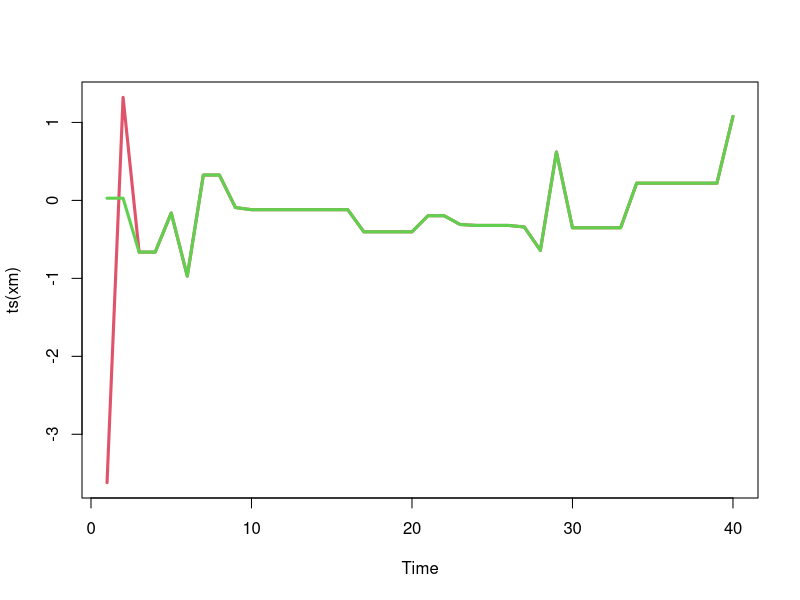
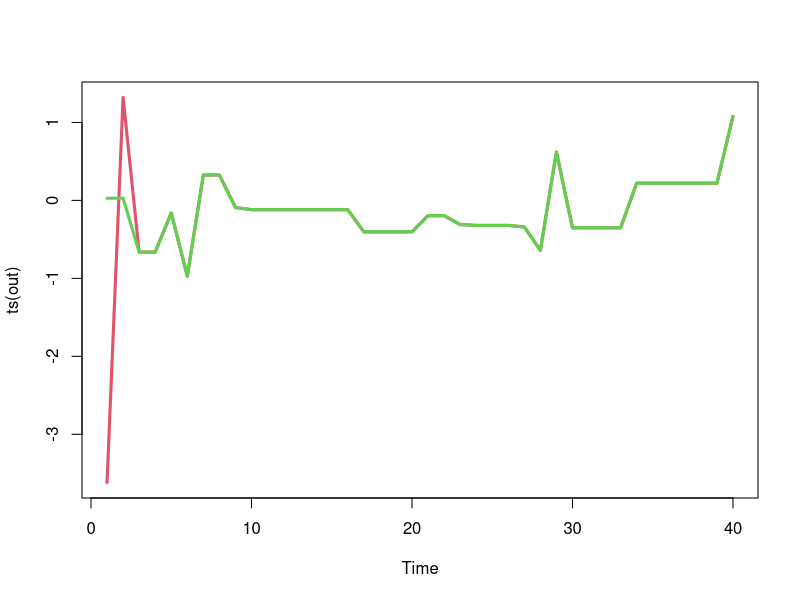
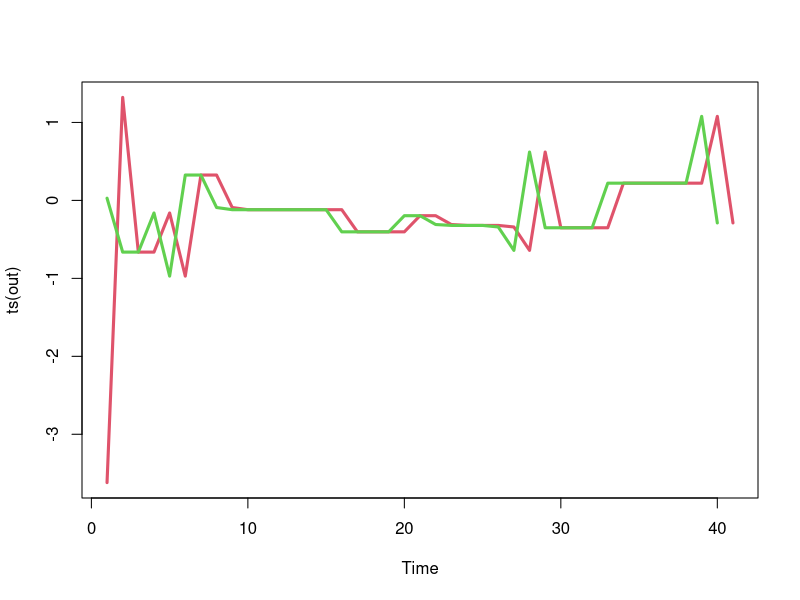

Write R code to recreate these figures, in order.
## ---- chunk 1
set.seed(4)
n = 40
xm = matrix(0, nrow=n, ncol=2)
x = rcauchy(2)
xm[1, ] = x
for (i in 2:n) {
  xs = rcauchy(1)
  u = runif(1)
  a = dnorm(xs, 0, 0.5)*dcauchy(x) / (
        dnorm(x, 0, 0.5)*dcauchy(xs) )
  x[u < a] = xs
  xm[i, ] = x
  }
## ---- chunk 2
plot(ts(xm), plot.type="single", col=c(2,3), lwd=3)
## ---- chunk 3
cmis = function(n, rpi0, dpi, rq, dq) {
    xm = matrix(0, nrow=n, ncol=2)
    x = c(rpi0(), rpi0())
    xm[1, ] = x
    for (i in 2:n) {
        xs = rq()
        u = runif(1)
        a = dpi(xs)*dq(x)/(dpi(x)*dq(xs))
        x[u < a] = xs
        xm[i, ] = x
    }
    xm
}
## ---- chunk 4
set.seed(4)
out = cmis(
    40,
    function() rcauchy(1),
    function(x) dnorm(x,0,0.5),
    function() rcauchy(1),
    function(x) dcauchy(x)
	)
## ---- chunk 5
plot(ts(out), plot.type="single", col=c(2,3), lwd=3)
## ---- chunk 6
cmis1 = function(n, rpi0, dpi, rq, dq) {
    xm = matrix(NA, nrow=n+1, ncol=2)
    x = c(rpi0(), rpi0()); xm[1, ] = x
    xs = rq(); u = runif(1)
    a = dpi(xs)*dq(x[1])/(dpi(x[1])*dq(xs))
    if (u < a) x[1] = xs
    xm[2,1] = x[1]
    for (i in 2:n) {
        xs = rq(); u = runif(1)
        a = dpi(xs)*dq(x)/(dpi(x)*dq(xs))
        x[u < a] = xs
        xm[i+1, 1] = x[1]; xm[i, 2] = x[2]
    }
    xm
}
## ---- chunk 7
set.seed(4)
out = cmis1(
    40,
    function() rcauchy(1),
    function(x) dnorm(x,0,0.5),
    function() rcauchy(1),
    function(x) dcauchy(x)
)
## ---- chunk 8
plot(ts(out), plot.type="single", col=c(2,3), lwd=3)
